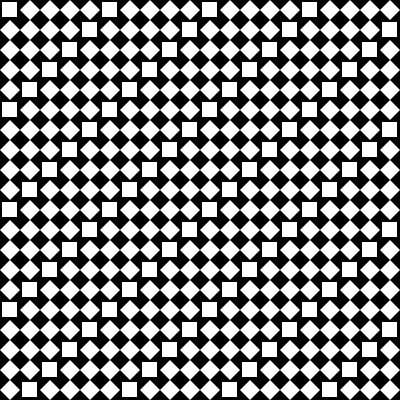
Frame 1 (no input)
Frame 60 (the mouse pressed at the canvas centre just before this capture): identical to frame 1, image omitted
Frame 120 (the mouse held since frame 60 and released just before this capture): identical to frame 1, image omitted

The Processing sketch that drew this single still picture (run headless with seeded random() and noise(); from frame 60 on, the mouse is pressed at the canvas centre):

// Processing sketch: processing_143641
// ── processing_143641.pde

// Konkuk University 
 // Department of Dynamic Media 
 // SOS iDesign 
// Name: LEE Daeun  
 // ID: 201420095 

     


void setup(){
size(400, 400); 
smooth();

}

void draw(){

background(0); 
noStroke();

int n = 20; 

ellipseMode(CORNER); 
int a= width/n; 
int b= height/n; 

for (int i = 0; i<n; i++) { 

  for (int j = 0; j<n; j++) { 
      int x = i*a; 
      int y = j*b; 

    if ((i+j) %5== 0) { 
   rect(x+a/8, y+b/8, a-a/4, b-b/4); 

    } 
    else if ((i+j) %5 == 0) { 
      ellipse(x, y, a, b);
    } 
    else { 
      quad(x+a/2,y,x+a, y+b/2,x+a/2,y+b,x,y+b/2); 
    } 
  } 
} 
}
